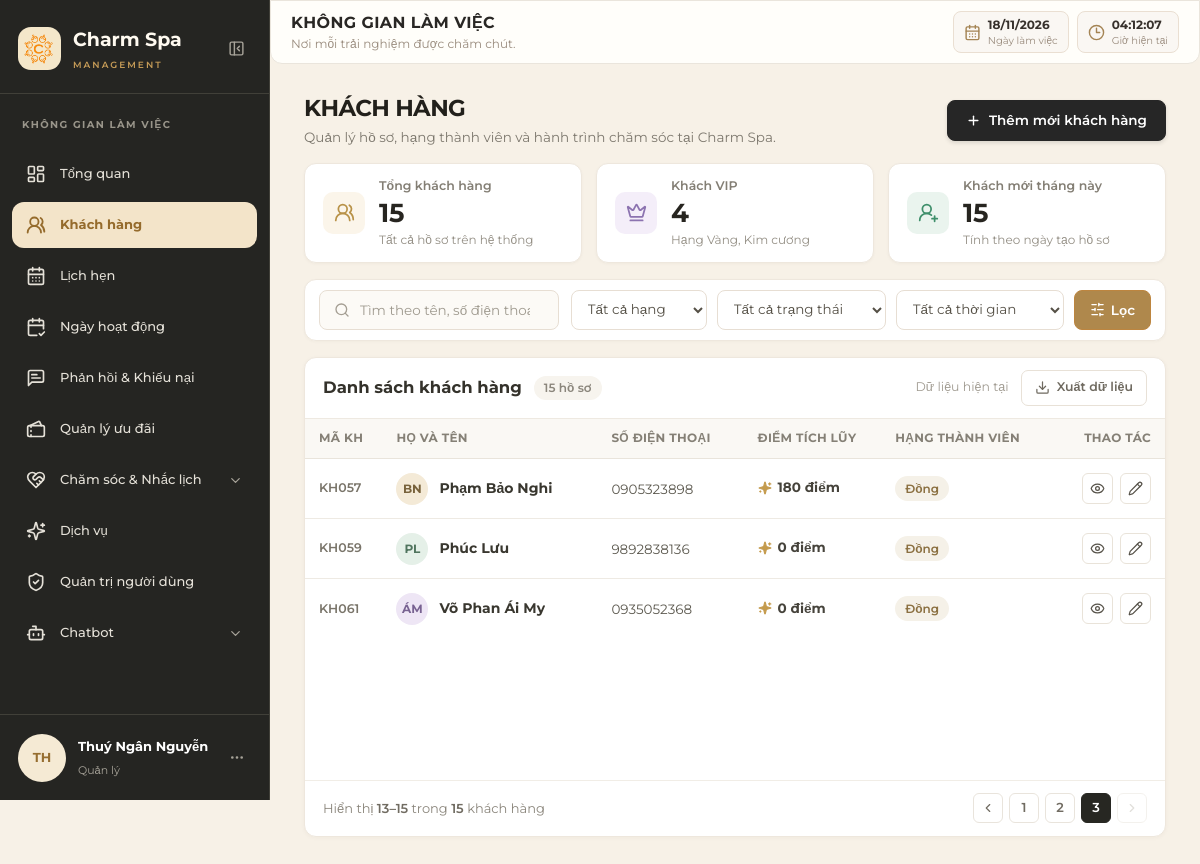
Page /customer/staff/customer_list/?page=3 (signed in) on the earlier database version.
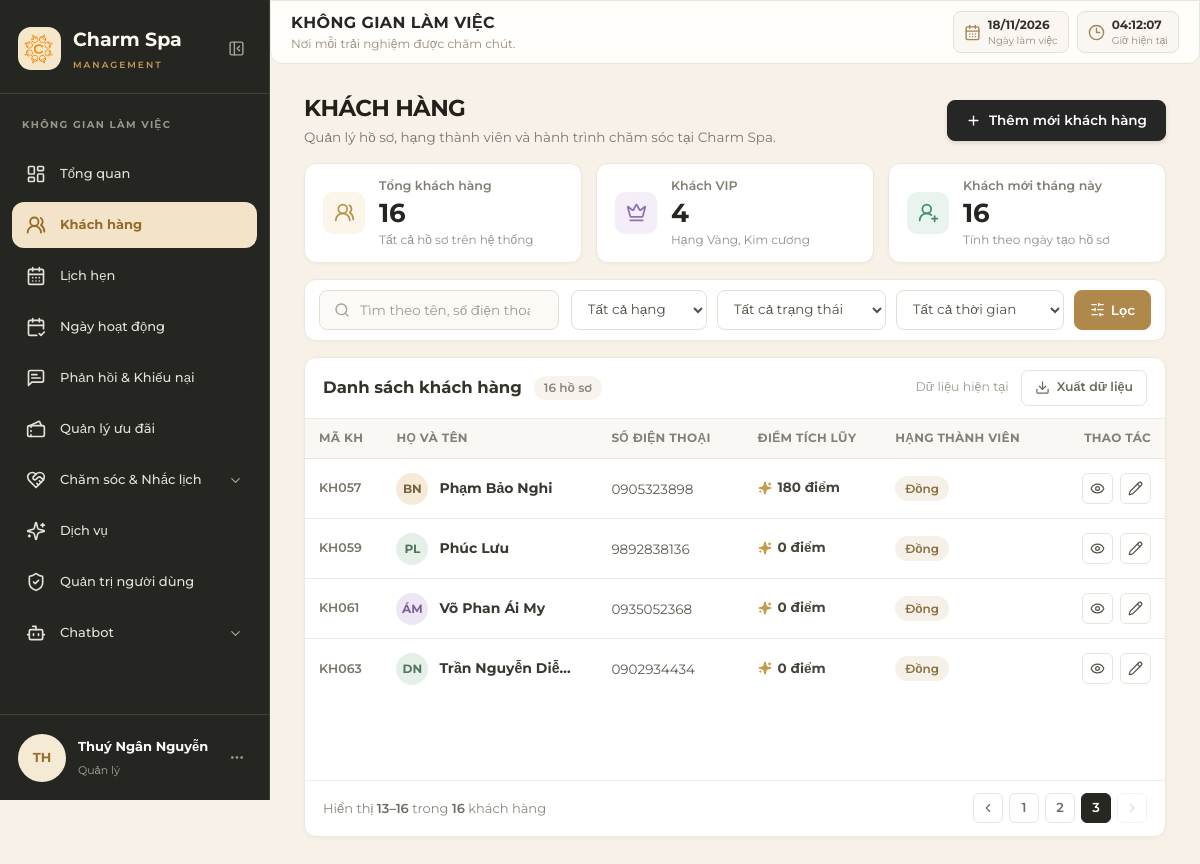
Same page on the later database version.
### customers/models.py (models this page shows, shortened)
class KhachHang(models.Model):
    ma_kh = models.CharField(max_length=20, primary_key=True, verbose_name="Mã khách hàng")
    ma_tk = models.OneToOneField(TaiKhoan, on_delete=models.CASCADE, null=True, blank=True, verbose_name="Tài khoản", related_name="ho_so_khach_hang")
    ma_tv = models.ForeignKey(HangThanhVien, on_delete=models.SET_NULL, null=True, blank=True, verbose_name="Hạng thành viên")
    ho_ten = models.CharField(max_length=100, verbose_name="Họ và tên")
    ngay_sinh = models.DateField(null=True, blank=True, verbose_name="Ngày sinh")
    gioi_tinh = models.CharField(max_length=10, choices=[("Nam", "Nam"), ("Nữ", "Nữ"), ("Khác", "Khác")], null=True, blank=True, verbose_name="Giới tính")
    diem_tich_luy_kh = models.IntegerField(default=0, verbose_name="Điểm tích lũy")
    class Meta:
        db_table = "KHACH_HANG"
        verbose_name = "Khách hàng"
        verbose_name_plural = "Quản lý khách hàng"

class HangThanhVien(models.Model):
    ma_tv = models.CharField(max_length=10, primary_key=True, verbose_name="Mã hạng thành viên")
    ten_hang = models.CharField(max_length=20, unique=True, verbose_name="Tên hạng")
    diem_toi_thieu = models.IntegerField(default=0, verbose_name="Điểm tối thiểu")
    diem_toi_da = models.IntegerField(null=True, blank=True, verbose_name="Điểm tối đa")
    ty_le_giam_gia = models.DecimalField(max_digits=5, decimal_places=2, verbose_name="Tỷ lệ giảm giá (%)")
    mo_ta_uu_dai = models.TextField(null=True, blank=True, verbose_name="Mô tả ưu đãi")
    class Meta:
        db_table = "HANG_THANH_VIEN"
        verbose_name = "Hạng thành viên"
        verbose_name_plural = "Quản lý hạng thành viên"

### accounts/models.py (models this page shows, shortened)
class TaiKhoan(models.Model):
    ma_tk = models.CharField(max_length=10, primary_key=True, verbose_name="Mã tài khoản")
    user = models.OneToOneField(settings.AUTH_USER_MODEL, on_delete=models.PROTECT, related_name="thong_tin_tai_khoan",
                                verbose_name="Tài khoản đăng nhập")
    so_dien_thoai = models.CharField(max_length=15, unique=True, verbose_name="Số điện thoại")
    vai_tro = models.CharField(max_length=20, choices=ROLE_CHOICES, verbose_name="Vai trò")
    ngay_tao = models.DateTimeField(auto_now_add=True, verbose_name="Ngày tạo")
    ngay_cap_nhat = models.DateTimeField(auto_now=True, verbose_name="Ngày cập nhật")
    class Meta:
        db_table = "TAI_KHOAN"
        verbose_name = "Tài khoản"
        verbose_name_plural = "Quản lý tài khoản"

### customers/views.py (the view, shortened to what this page needs)
# urls.py: path('staff/customer_list/', views.staff_customer_list_view, name='staff_customer_list'),
@login_required(login_url='/accounts/dang_nhap/')
@user_passes_test(is_staff_user, login_url='/home/customer/')
def staff_customer_list_view(request):
    today = timezone.localdate()
    query = request.GET.get('q', '').strip()
    hang = request.GET.get('hang', '').strip()
    trang_thai = request.GET.get('trang_thai', '').strip()
    ngay_tham_gia = request.GET.get('ngay_tham_gia', '').strip()
    if trang_thai not in ['hoat_dong', 'da_khoa']:
        trang_thai = ''
    valid_ngay_tham_gia = ['1_tuan', '2_tuan', '1_thang', '30_ngay', '2_thang', '60_ngay', 'thang_nay']
    if ngay_tham_gia not in valid_ngay_tham_gia:
        ngay_tham_gia = ''
    khach_hang_list = KhachHang.objects.select_related(
        'ma_tk',
        'ma_tk__user',
        'ma_tv',
    ).all()
    if hang:
        khach_hang_list = khach_hang_list.filter(ma_tv_id=hang)
    if trang_thai == 'hoat_dong':
        khach_hang_list = khach_hang_list.filter(
            ma_tk__user__is_active=True
        )
    elif trang_thai == 'da_khoa':
        khach_hang_list = khach_hang_list.filter(
            ma_tk__user__is_active=False
        )
    dau_thang = today.replace(day=1)
    if ngay_tham_gia == '1_tuan':
        tu_ngay = today - timedelta(days=7)
        khach_hang_list = khach_hang_list.filter(
            ma_tk__ngay_tao__date__gte=tu_ngay,
            ma_tk__ngay_tao__date__lte=today,
        )
    elif ngay_tham_gia == '2_tuan':
        tu_ngay = today - timedelta(days=14)
        khach_hang_list = khach_hang_list.filter(
            ma_tk__ngay_tao__date__gte=tu_ngay,
            ma_tk__ngay_tao__date__lte=today,
        )
    elif ngay_tham_gia in ['1_thang', '30_ngay']:
        tu_ngay = today - timedelta(days=30)
        khach_hang_list = khach_hang_list.filter(
            ma_tk__ngay_tao__date__gte=tu_ngay,
            ma_tk__ngay_tao__date__lte=today,
        )
    elif ngay_tham_gia in ['2_thang', '60_ngay']:
        tu_ngay = today - timedelta(days=60)
        khach_hang_list = khach_hang_list.filter(
            ma_tk__ngay_tao__date__gte=tu_ngay,
            ma_tk__ngay_tao__date__lte=today,
        )
    elif ngay_tham_gia == 'thang_nay':
        khach_hang_list = khach_hang_list.filter(
            ma_tk__ngay_tao__date__gte=dau_thang,
            ma_tk__ngay_tao__date__lte=today,
        )
    tong_khach_hang = KhachHang.objects.count()
    khach_vip = KhachHang.objects.filter(
        Q(ma_tv__ten_hang__icontains='Vàng')
        | Q(ma_tv__ten_hang__icontains='Kim cương')
    ).count()
    khach_moi_thang_nay = KhachHang.objects.filter(
        ma_tk__ngay_tao__date__gte=dau_thang,
        ma_tk__ngay_tao__date__lte=today,
    ).count()
    paginator = Paginator(khach_hang_list, 6)
    page_obj = paginator.get_page(request.GET.get('page'))
    for kh in page_obj.object_list:
        kh.avatar_initials = _get_customer_initials(kh.ho_ten)
        kh.tier_slug = (
            slugify(kh.ma_tv.ten_hang)
            if kh.ma_tv else 'moi'
        )
        kh.points_display = _format_number_vn(
            kh.diem_tich_luy_kh or 0
        )
    query_params = request.GET.copy()
    query_params.pop('page', None)
    query_params.pop('export', None)
    if 'trang_thai' in query_params and query_params['trang_thai'] not in ['hoat_dong', 'da_khoa']:
        query_params.pop('trang_thai', None)
    if 'ngay_tham_gia' in query_params and query_params['ngay_tham_gia'] not in valid_ngay_tham_gia:
        query_params.pop('ngay_tham_gia', None)
    pagination_query = query_params.urlencode()
    export_params = request.GET.copy()
    export_params.pop('page', None)
    export_params['export'] = 'csv'
    if 'trang_thai' in export_params and export_params['trang_thai'] not in ['hoat_dong', 'da_khoa']:
        export_params.pop('trang_thai', None)
    if 'ngay_tham_gia' in export_params and export_params['ngay_tham_gia'] not in valid_ngay_tham_gia:
        export_params.pop('ngay_tham_gia', None)
    export_url = '?' + export_params.urlencode()
    current_page = page_obj.number
    total_pages = paginator.num_pages
    page_items = []
    if total_pages <= 5:
        for number in range(1, total_pages + 1):
            page_items.append({
                'number': number,
                'current': number == current_page,
            })
    context = {
        'khach_hang_list': page_obj.object_list,
        'page_obj': page_obj,
        'hang_list': HangThanhVien.objects.order_by(
            'diem_toi_thieu'
        ),
        'tong_khach_hang_display': _format_number_vn(
            tong_khach_hang
        ),
        'khach_vip_display': _format_number_vn(khach_vip),
        'khach_moi_thang_nay_display': _format_number_vn(
            khach_moi_thang_nay
        ),
        'query': query,
        'hang_selected': hang,
        'trang_thai_selected': trang_thai,
        'ngay_tham_gia_selected': ngay_tham_gia,
        'pagination_query': pagination_query,
        'page_items': page_items,
        'export_url': export_url,
        'showing_start': (
            page_obj.start_index() if paginator.count else 0
        ),
        'showing_end': (
            page_obj.end_index() if paginator.count else 0
        ),
        'filtered_count_display': _format_number_vn(
            paginator.count
        ),
    }
    return render(
        request,
        'customer/staff_customer_list.html',
        context,
    )

### templates/customer/staff_customer_list.html (shortened to what the changed rows need)
{% extends "layouts/staff_base.html" %}
{% load static %}
{% block extra_css %}
    <link rel="stylesheet" href="{% static 'css/customers/staff_customer.css' %}?v=20261115_7">
{% endblock %}
{% block content %}
<section class="customer-page">
    <div class="customer-page-heading">
        <div>
            <h1>KHÁCH HÀNG</h1>
        </div>
    </div>
    <div class="customer-stats">
        <article class="customer-stat-card">
            <div class="stat-copy">
                <span class="stat-label">Tổng khách hàng</span>
                <strong>{{ tong_khach_hang_display }}</strong>
                <small>Tất cả hồ sơ trên hệ thống</small>
            </div>
        </article>
        <article class="customer-stat-card">
            <div class="stat-copy">
                <span class="stat-label">Khách mới tháng này</span>
                <strong>{{ khach_moi_thang_nay_display }}</strong>
                <small>Tính theo ngày tạo hồ sơ</small>
            </div>
        </article>
    </div>
    <section class="customer-table-card">
        <div class="customer-table-heading">
            <div class="customer-table-title">
                <h2>Danh sách khách hàng</h2>
                <span class="customer-count-pill">{{ filtered_count_display }} hồ sơ</span>
            </div>
        </div>
        <div class="customer-table-scroll">
            <table class="customer-table">
                <thead>
                    <tr>
                        <th class="col-code">Mã KH</th>
                        <th class="col-name">Họ và tên</th>
                        <th class="col-phone">Số điện thoại</th>
                        <th class="col-points">Điểm tích lũy</th>
                        <th class="col-tier">Hạng thành viên</th>
                        <th class="col-actions">Thao tác</th>
                    </tr>
                </thead>
                <tbody>
                    {% for kh in khach_hang_list %}
                        <tr data-customer-row="{{ kh.ma_kh }}">
                            <td class="customer-code">{{ kh.ma_kh }}</td>
                            <td>
                                <div class="customer-name-cell">
                                    <span class="customer-avatar">{{ kh.avatar_initials }}</span>
                                    <span class="customer-full-name">{{ kh.ho_ten }}</span>
                                </div>
                            </td>
                            <td class="customer-phone">
                                {% if kh.ma_tk and kh.ma_tk.so_dien_thoai %}
                                    {{ kh.ma_tk.so_dien_thoai }}
                                {% else %}
                                    <span class="muted-dash">—</span>
                                {% endif %}
                            </td>
                            <td>
                                <span class="customer-points">
                                    <i data-lucide="sparkles"></i>
                                    {{ kh.points_display }} điểm
                                </span>
                            </td>
                            <td>
                                {% if kh.ma_tv %}
                                    <span class="customer-tier tier-{{ kh.tier_slug }}">{{ kh.ma_tv.ten_hang }}</span>
                                {% else %}
                                    <span class="customer-tier tier-moi">Thành viên mới</span>
                                {% endif %}
                            </td>
                            <td>
                                <div class="customer-row-actions">
                                    <a class="customer-icon-button"
                                       href="{% url 'staff_customer_detail' kh.ma_kh %}"
                                       title="Xem chi tiết"
                                       aria-label="Xem chi tiết">
                                        <i data-lucide="eye"></i>
                                    </a>
                                    <button type="button"
                                            class="customer-icon-button js-edit-customer-btn"
                                            data-ma-kh="{{ kh.ma_kh }}"
                                            data-update-url="{% url 'staff_customer_detail' kh.ma_kh %}"
                                            data-ho-ten="{{ kh.ho_ten }}"
                                            data-username="{% if kh.ma_tk and kh.ma_tk.user %}{{ kh.ma_tk.user.username }}{% endif %}"
                                            data-so-dien-thoai="{% if kh.ma_tk and kh.ma_tk.so_dien_thoai %}{{ kh.ma_tk.so_dien_thoai }}{% endif %}"
                                            data-email="{% if kh.ma_tk and kh.ma_tk.user and kh.ma_tk.user.email %}{{ kh.ma_tk.user.email }}{% endif %}"
                                            data-ngay-sinh="{% if kh.ngay_sinh %}{{ kh.ngay_sinh|date:'Y-m-d' }}{% endif %}"
                                            data-gioi-tinh="{{ kh.gioi_tinh|default:'' }}"
                                            data-hang="{% if kh.ma_tv %}{{ kh.ma_tv.ten_hang }}{% else %}Thành viên mới{% endif %}"
                                            data-diem="{{ kh.points_display }} điểm"
                                            title="Chỉnh sửa {{ kh.ho_ten }}"
                                            aria-label="Chỉnh sửa {{ kh.ho_ten }}">
                                        <i data-lucide="pencil"></i>
                                    </button>
                                </div>
                            </td>
                        </tr>
                    {% endfor %}
                </tbody>
            </table>
        </div>
        <div class="customer-table-footer">
            <p>
                Hiển thị <strong>{{ showing_start }}–{{ showing_end }}</strong>
                trong <strong>{{ filtered_count_display }}</strong> khách hàng
            </p>
            {% if page_obj.paginator.count %}
                <nav class="customer-pagination" aria-label="Phân trang danh sách khách hàng">
                    {% if page_obj.has_previous %}
                        <a class="page-arrow" href="?{% if pagination_query %}{{ pagination_query }}&amp;{% endif %}page={{ page_obj.previous_page_number }}" aria-label="Trang trước">
                            <i data-lucide="chevron-left"></i>
                        </a>
                    {% else %}
                        <span class="page-arrow disabled"><i data-lucide="chevron-left"></i></span>
                    {% endif %}
                    {% for item in page_items %}
                        {% if item.ellipsis %}
                            <span class="page-ellipsis">…</span>
                        {% else %}
                            <a class="page-number {% if item.current %}active{% endif %}"
                               href="?{% if pagination_query %}{{ pagination_query }}&amp;{% endif %}page={{ item.number }}"
                               {% if item.current %}aria-current="page"{% endif %}>{{ item.number }}</a>
                        {% endif %}
                    {% endfor %}
                    {% if page_obj.has_next %}
                        <a class="page-arrow" href="?{% if pagination_query %}{{ pagination_query }}&amp;{% endif %}page={{ item.next_page_number }}" aria-label="Trang tiếp theo">
                            <i data-lucide="chevron-right"></i>
                        </a>
                    {% else %}
                        <span class="page-arrow disabled"><i data-lucide="chevron-right"></i></span>
                    {% endif %}
                </nav>
            {% endif %}
        </div>
    </section>
</section>
{% endblock %}

Differences in the rows shown:
added KhachHang: ma_kh "KH063", avatar_initials "DN", ho_ten "Trần Nguyễn Diễ…", ma_tk.so_dien_thoai "0902934434", points_display "0", ma_tv.ten_hang "Đồng"
Other differences:
{{ tong_khach_hang_display }}: "15" → "16"
{{ khach_moi_thang_nay_display }}: "15" → "16"
{{ filtered_count_display }}: "15" → "16"
{{ showing_end }}: "15" → "16"
